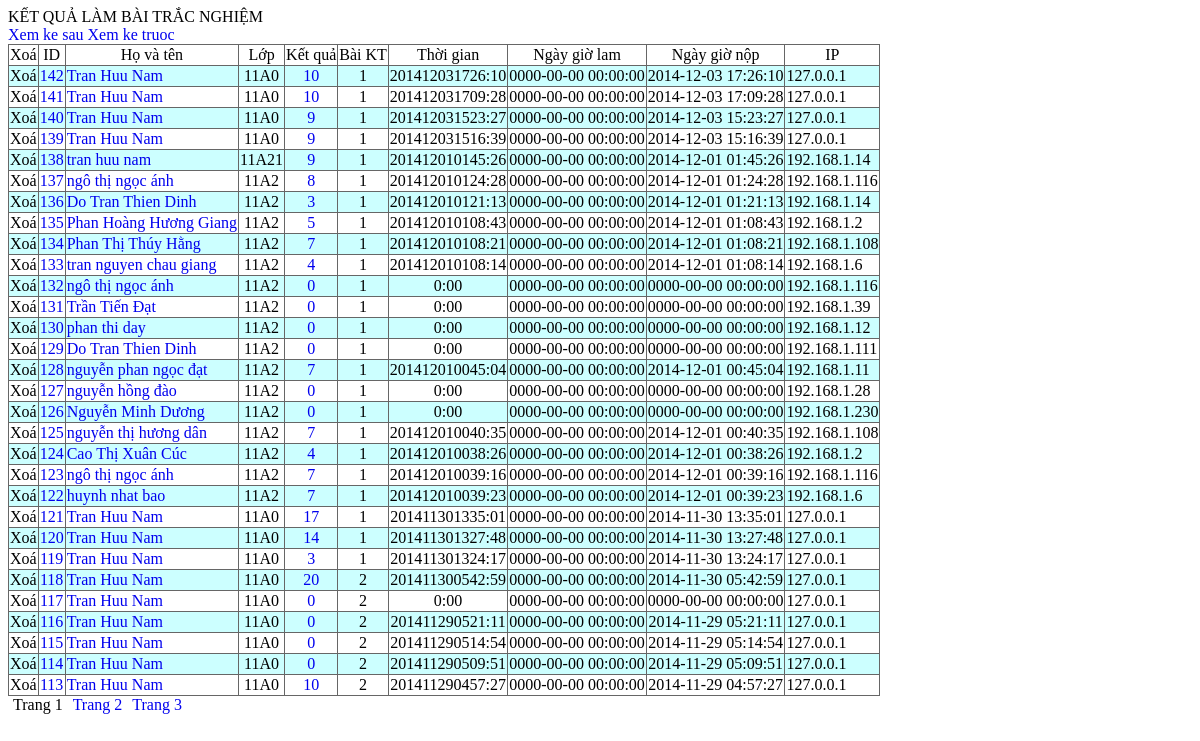
Screenshot of /qli/ketquatn.php with the database file from the repository.
### tables this page shows
CREATE TABLE IF NOT EXISTS `tn_ketqua` (
  `id` int(11) unsigned NOT NULL AUTO_INCREMENT,
  `bai` int(11) unsigned NOT NULL COMMENT 'Mã bài trắc nghiệm',
  `hoten` varchar(60) NOT NULL,
  `lop` varchar(8) NOT NULL,
  `cauhoi` varchar(250) NOT NULL COMMENT 'Các câu hỏi được chọn',
  `traloi` varchar(250) NOT NULL COMMENT 'Các câu đã trả lời',
  `caudung` tinyint(1) unsigned NOT NULL COMMENT 'Số câu đúng',
  `lucvao` timestamp NOT NULL DEFAULT '0000-00-00 00:00:00' ON UPDATE CURRENT_TIMESTAMP COMMENT 'Lúc đăng nhập',
  `lucdau` timestamp NOT NULL DEFAULT '0000-00-00 00:00:00' COMMENT 'Lúc bắt đầu làm bài',
  `lucnop` timestamp NOT NULL DEFAULT '0000-00-00 00:00:00' COMMENT 'Lúc nộp bài',
  `ip` varchar(15) NOT NULL COMMENT 'Địa chỉ IP',
  PRIMARY KEY (`id`)
);

### qli/ketquatn.php (the view, shortened to what this page needs)
<?php
$id=0;
$page = 1;
$sl1page = 30;
$xemten="";
$xoa = "";
$xid=isset($_GET['id'])?intval($_GET['id']):0;
echo "<html><head><title>Kết quả kiểm tra trắc nghiệm</title>";
?>
<link rel="stylesheet" href='mystyles.css' type='text/css'>
<?php
echo "</head><body>";
echo "<div id='tracnghiem'>";
echo "KẾT QUẢ LÀM BÀI TRẮC NGHIỆM<BR/>";
echo "<div><a href='?id=".($xid+1)."'>Xem ke sau</a> <a href='?id=".($xid-1)."'>Xem ke truoc</a></div>";
echo "<table id='ketquatracnghiem'>";
echo "<tr align='center'><td>Xoá</td><td>ID</td><td>Họ và tên</td><td>Lớp</td><td>Kết quả</td><td>Bài KT</td><td>Thời gian</td><td>Ngày giờ lam</td><td>Ngày giờ nộp</td><td>IP</td></tr>";
$sql = "select *,lucnop-lucdau as tgian from tn_ketqua where (hoten like '%$xemten%') order by ".($xemten?"hoten,id":"id")." desc limit ".(($page-1)*$sl1page).",".$sl1page;
$result = mysql_query($sql) or die (mysql_error());
$r=1;
while ($data = mysql_fetch_array($result)) {
	if ($id==0) $id = $data['id'];
	echo "<tr align='center' class='row".($r++%2)."'>";
	echo "<td><span class='xoa$xoa' id='".$data['id']."'>Xoá</span></td>";
	echo "<td><a href='?id=".$data['id']."'>".$data['id']."</a></td>";
	echo "<td align='left'><a href='ketquatn.php?ten=".$data['hoten']."'>".$data['hoten']."</a></td>";
	echo "<td>".strtoupper($data['lop'])."</td>";
	echo "<td><a href='xembai.php?id=".$data['id']."'>".$data['caudung']."</a></td>";
	echo "<td>".$data['bai']."</td>";
	echo "<td>";
	$phut=(int)($data['tgian']/100);
	$giay=$data['tgian'] % 100;
	echo  $phut .":". ($giay<=9?"0":"").$giay;
	echo "</td>";
	echo "<td>".$data['lucdau']."</td>";
	echo "<td>".$data['lucnop']."</td>";
	echo "<td align='left'>".$data['ip']."</td>";
	echo "</tr>";
}
echo "</table>";
echo "</div>";
echo "<span class='page'>Trang ".$page."</span>";
if ($id>0) echo "<a href='?p=".($page+1)."' class='page'>Trang ".($page+1)."</a>";
if ($id>1) echo "<a href='?p=".($page+2)."' class='page'>Trang ".($page+2)."</a>";
echo "</body></html>";
?>

### qli/mystyles.css (style rules this page uses)
table { border-width: 1px; border-color: #666666; border-collapse: collapse; }
table td { border-width: 1px; border-style: solid; border-color: #666666; }
.page { margin: 5px 5px 5px 5px; }
tr.row0 { background-color: #FFF; }
tr.row1 { background-color: #CFF; }
a { text-decoration: none; }

### rows the page displays
tn_ketqua: id "142", hoten "Tran Huu Nam", lop "11A0", caudung "10", bai "1", phut "201412031726", giay "10", lucdau "0000-00-00 00:00:00", lucnop "2014-12-03 17:26:10", ip "127.0.0.1"
tn_ketqua: id "141", hoten "Tran Huu Nam", lop "11A0", caudung "10", bai "1", phut "201412031709", giay "28", lucdau "0000-00-00 00:00:00", lucnop "2014-12-03 17:09:28", ip "127.0.0.1"
tn_ketqua: id "140", hoten "Tran Huu Nam", lop "11A0", caudung "9", bai "1", phut "201412031523", giay "27", lucdau "0000-00-00 00:00:00", lucnop "2014-12-03 15:23:27", ip "127.0.0.1"
tn_ketqua: id "139", hoten "Tran Huu Nam", lop "11A0", caudung "9", bai "1", phut "201412031516", giay "39", lucdau "0000-00-00 00:00:00", lucnop "2014-12-03 15:16:39", ip "127.0.0.1"
tn_ketqua: id "138", hoten "tran huu nam", lop "11A21", caudung "9", bai "1", phut "201412010145", giay "26", lucdau "0000-00-00 00:00:00", lucnop "2014-12-01 01:45:26", ip "192.168.1.14"
tn_ketqua: id "137", hoten "ngô thị ngọc ánh", lop "11A2", caudung "8", bai "1", phut "201412010124", giay "28", lucdau "0000-00-00 00:00:00", lucnop "2014-12-01 01:24:28", ip "192.168.1.116"
tn_ketqua: id "136", hoten "Do Tran Thien Dinh", lop "11A2", caudung "3", bai "1", phut "201412010121", giay "13", lucdau "0000-00-00 00:00:00", lucnop "2014-12-01 01:21:13", ip "192.168.1.14"
tn_ketqua: id "135", hoten "Phan Hoàng Hương Giang", lop "11A2", caudung "5", bai "1", phut "201412010108", giay "43", lucdau "0000-00-00 00:00:00", lucnop "2014-12-01 01:08:43", ip "192.168.1.2"
tn_ketqua: id "134", hoten "Phan Thị Thúy Hằng", lop "11A2", caudung "7", bai "1", phut "201412010108", giay "21", lucdau "0000-00-00 00:00:00", lucnop "2014-12-01 01:08:21", ip "192.168.1.108"
tn_ketqua: id "133", hoten "tran nguyen chau giang", lop "11A2", caudung "4", bai "1", phut "201412010108", giay "14", lucdau "0000-00-00 00:00:00", lucnop "2014-12-01 01:08:14", ip "192.168.1.6"
tn_ketqua: id "132", hoten "ngô thị ngọc ánh", lop "11A2", caudung "0", bai "1", phut "0", giay "0", lucdau "0000-00-00 00:00:00", lucnop "0000-00-00 00:00:00", ip "192.168.1.116"
tn_ketqua: id "131", hoten "Trần Tiến Đạt", lop "11A2", caudung "0", bai "1", phut "0", giay "0", lucdau "0000-00-00 00:00:00", lucnop "0000-00-00 00:00:00", ip "192.168.1.39"
tn_ketqua: id "130", hoten "phan thi day", lop "11A2", caudung "0", bai "1", phut "0", giay "0", lucdau "0000-00-00 00:00:00", lucnop "0000-00-00 00:00:00", ip "192.168.1.12"
tn_ketqua: id "129", hoten "Do Tran Thien Dinh", lop "11A2", caudung "0", bai "1", phut "0", giay "0", lucdau "0000-00-00 00:00:00", lucnop "0000-00-00 00:00:00", ip "192.168.1.111"
tn_ketqua: id "128", hoten "nguyễn phan ngọc đạt", lop "11A2", caudung "7", bai "1", phut "201412010045", giay "4", lucdau "0000-00-00 00:00:00", lucnop "2014-12-01 00:45:04", ip "192.168.1.11"
tn_ketqua: id "127", hoten "nguyễn hồng đào", lop "11A2", caudung "0", bai "1", phut "0", giay "0", lucdau "0000-00-00 00:00:00", lucnop "0000-00-00 00:00:00", ip "192.168.1.28"
tn_ketqua: id "126", hoten "Nguyễn Minh Dương", lop "11A2", caudung "0", bai "1", phut "0", giay "0", lucdau "0000-00-00 00:00:00", lucnop "0000-00-00 00:00:00", ip "192.168.1.230"
tn_ketqua: id "125", hoten "nguyễn thị hương dân", lop "11A2", caudung "7", bai "1", phut "201412010040", giay "35", lucdau "0000-00-00 00:00:00", lucnop "2014-12-01 00:40:35", ip "192.168.1.108"
tn_ketqua: id "124", hoten "Cao Thị Xuân Cúc", lop "11A2", caudung "4", bai "1", phut "201412010038", giay "26", lucdau "0000-00-00 00:00:00", lucnop "2014-12-01 00:38:26", ip "192.168.1.2"
tn_ketqua: id "123", hoten "ngô thị ngọc ánh", lop "11A2", caudung "7", bai "1", phut "201412010039", giay "16", lucdau "0000-00-00 00:00:00", lucnop "2014-12-01 00:39:16", ip "192.168.1.116"
tn_ketqua: id "122", hoten "huynh nhat bao", lop "11A2", caudung "7", bai "1", phut "201412010039", giay "23", lucdau "0000-00-00 00:00:00", lucnop "2014-12-01 00:39:23", ip "192.168.1.6"
tn_ketqua: id "121", hoten "Tran Huu Nam", lop "11A0", caudung "17", bai "1", phut "201411301335", giay "1", lucdau "0000-00-00 00:00:00", lucnop "2014-11-30 13:35:01", ip "127.0.0.1"
tn_ketqua: id "120", hoten "Tran Huu Nam", lop "11A0", caudung "14", bai "1", phut "201411301327", giay "48", lucdau "0000-00-00 00:00:00", lucnop "2014-11-30 13:27:48", ip "127.0.0.1"
tn_ketqua: id "119", hoten "Tran Huu Nam", lop "11A0", caudung "3", bai "1", phut "201411301324", giay "17", lucdau "0000-00-00 00:00:00", lucnop "2014-11-30 13:24:17", ip "127.0.0.1"
tn_ketqua: id "118", hoten "Tran Huu Nam", lop "11A0", caudung "20", bai "2", phut "201411300542", giay "59", lucdau "0000-00-00 00:00:00", lucnop "2014-11-30 05:42:59", ip "127.0.0.1"
tn_ketqua: id "117", hoten "Tran Huu Nam", lop "11A0", caudung "0", bai "2", phut "0", giay "0", lucdau "0000-00-00 00:00:00", lucnop "0000-00-00 00:00:00", ip "127.0.0.1"
tn_ketqua: id "116", hoten "Tran Huu Nam", lop "11A0", caudung "0", bai "2", phut "201411290521", giay "11", lucdau "0000-00-00 00:00:00", lucnop "2014-11-29 05:21:11", ip "127.0.0.1"
tn_ketqua: id "115", hoten "Tran Huu Nam", lop "11A0", caudung "0", bai "2", phut "201411290514", giay "54", lucdau "0000-00-00 00:00:00", lucnop "2014-11-29 05:14:54", ip "127.0.0.1"
tn_ketqua: id "114", hoten "Tran Huu Nam", lop "11A0", caudung "0", bai "2", phut "201411290509", giay "51", lucdau "0000-00-00 00:00:00", lucnop "2014-11-29 05:09:51", ip "127.0.0.1"
tn_ketqua: id "113", hoten "Tran Huu Nam", lop "11A0", caudung "10", bai "2", phut "201411290457", giay "27", lucdau "0000-00-00 00:00:00", lucnop "2014-11-29 04:57:27", ip "127.0.0.1"

### other values shown
$page "1"
$page+1 "2"
$page+2 "3"
